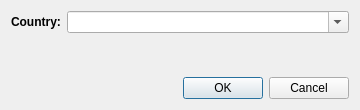
<?xml version="1.0" encoding="UTF-8"?>
<ui version="4.0">
 <class>DlgEcosystemRestorationDataTemplate</class>
 <widget class="QDialog" name="DlgEcosystemRestorationDataTemplate">
  <property name="geometry">
   <rect>
    <x>0</x>
    <y>0</y>
    <width>360</width>
    <height>110</height>
   </rect>
  </property>
  <property name="windowTitle">
   <string>Report data template</string>
  </property>
  <layout class="QVBoxLayout" name="verticalLayout">
   <item>
    <layout class="QFormLayout" name="form_layout">
     <item row="0" column="0">
      <widget class="QLabel" name="country_label">
       <property name="font">
        <font>
         <weight>75</weight>
         <bold>true</bold>
        </font>
       </property>
       <property name="text">
        <string>Country:</string>
       </property>
      </widget>
     </item>
     <item row="0" column="1">
      <widget class="QComboBox" name="country">
       <property name="toolTip">
        <string>Choose a country of the ERIP child projects, or enter the three-letter ISO3 code of another country. The template has one row per sub-indicator of each child project of the country, with its GEF_CP_ID and ISO3, or of an example child project 99999 to replace. Fill in the target and the reported progress.</string>
       </property>
       <property name="editable">
        <bool>true</bool>
       </property>
       <property name="insertPolicy">
        <enum>QComboBox::NoInsert</enum>
       </property>
      </widget>
     </item>
    </layout>
   </item>
   <item>
    <spacer name="verticalSpacer">
     <property name="orientation">
      <enum>Qt::Vertical</enum>
     </property>
     <property name="sizeHint" stdset="0">
      <size>
       <width>20</width>
       <height>0</height>
      </size>
     </property>
    </spacer>
   </item>
   <item>
    <widget class="QDialogButtonBox" name="button_box">
     <property name="standardButtons">
      <set>QDialogButtonBox::Cancel|QDialogButtonBox::Ok</set>
     </property>
    </widget>
   </item>
  </layout>
 </widget>
 <resources/>
 <connections/>
</ui>
